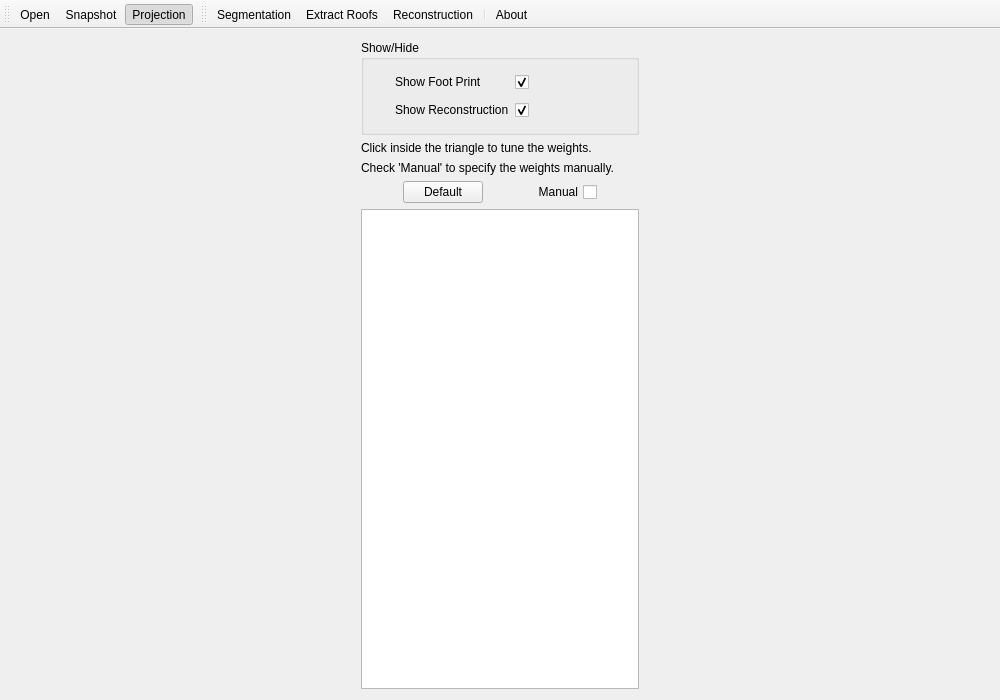
<?xml version="1.0" encoding="UTF-8"?>
<ui version="4.0">
 <class>FootPrintClass</class>
 <widget class="QMainWindow" name="FootPrintClass">
  <property name="geometry">
   <rect>
    <x>0</x>
    <y>0</y>
    <width>1000</width>
    <height>700</height>
   </rect>
  </property>
  <property name="sizePolicy">
   <sizepolicy hsizetype="Expanding" vsizetype="Expanding">
    <horstretch>0</horstretch>
    <verstretch>0</verstretch>
   </sizepolicy>
  </property>
  <property name="minimumSize">
   <size>
    <width>1000</width>
    <height>700</height>
   </size>
  </property>
  <property name="mouseTracking">
   <bool>true</bool>
  </property>
  <property name="focusPolicy">
   <enum>Qt::StrongFocus</enum>
  </property>
  <property name="windowTitle">
   <string>PolyFit</string>
  </property>
  <property name="iconSize">
   <size>
    <width>28</width>
    <height>28</height>
   </size>
  </property>
  <widget class="QWidget" name="centralWidget">
   <layout class="QHBoxLayout" name="horizontalLayout">
    <property name="leftMargin">
     <number>0</number>
    </property>
    <property name="topMargin">
     <number>0</number>
    </property>
    <property name="rightMargin">
     <number>0</number>
    </property>
    <property name="bottomMargin">
     <number>0</number>
    </property>
    <item>
     <widget class="QScrollArea" name="scrollArea">
      <property name="maximumSize">
       <size>
        <width>300</width>
        <height>16777215</height>
       </size>
      </property>
      <property name="frameShape">
       <enum>QFrame::NoFrame</enum>
      </property>
      <property name="widgetResizable">
       <bool>true</bool>
      </property>
      <widget class="QWidget" name="scrollAreaWidgetContents">
       <property name="geometry">
        <rect>
         <x>0</x>
         <y>0</y>
         <width>302</width>
         <height>629</height>
        </rect>
       </property>
       <layout class="QVBoxLayout" name="verticalLayout">
        <item>
         <widget class="QGroupBox" name="groupBox">
          <property name="title">
           <string>Show/Hide</string>
          </property>
          <layout class="QGridLayout" name="gridLayout">
           <item row="0" column="0">
            <spacer name="horizontalSpacer_8">
             <property name="orientation">
              <enum>Qt::Horizontal</enum>
             </property>
             <property name="sizeType">
              <enum>QSizePolicy::Fixed</enum>
             </property>
             <property name="sizeHint" stdset="0">
              <size>
               <width>20</width>
               <height>20</height>
              </size>
             </property>
            </spacer>
           </item>
           <item row="0" column="1">
            <widget class="QLabel" name="labelFootPrint">
             <property name="sizePolicy">
              <sizepolicy hsizetype="Preferred" vsizetype="Preferred">
               <horstretch>0</horstretch>
               <verstretch>0</verstretch>
              </sizepolicy>
             </property>
             <property name="minimumSize">
              <size>
               <width>75</width>
               <height>22</height>
              </size>
             </property>
             <property name="text">
              <string>Show Foot Print</string>
             </property>
            </widget>
           </item>
           <item row="0" column="3">
            <spacer name="horizontalSpacer_2">
             <property name="orientation">
              <enum>Qt::Horizontal</enum>
             </property>
             <property name="sizeType">
              <enum>QSizePolicy::Expanding</enum>
             </property>
             <property name="sizeHint" stdset="0">
              <size>
               <width>81</width>
               <height>20</height>
              </size>
             </property>
            </spacer>
           </item>
           <item row="1" column="2">
            <widget class="QCheckBox" name="checkBoxShowReconstruction">
             <property name="sizePolicy">
              <sizepolicy hsizetype="Fixed" vsizetype="Preferred">
               <horstretch>0</horstretch>
               <verstretch>0</verstretch>
              </sizepolicy>
             </property>
             <property name="minimumSize">
              <size>
               <width>0</width>
               <height>22</height>
              </size>
             </property>
             <property name="text">
              <string/>
             </property>
             <property name="checked">
              <bool>true</bool>
             </property>
            </widget>
           </item>
           <item row="1" column="1">
            <widget class="QLabel" name="labelReconstruction">
             <property name="sizePolicy">
              <sizepolicy hsizetype="Preferred" vsizetype="Preferred">
               <horstretch>0</horstretch>
               <verstretch>0</verstretch>
              </sizepolicy>
             </property>
             <property name="minimumSize">
              <size>
               <width>75</width>
               <height>22</height>
              </size>
             </property>
             <property name="text">
              <string>Show Reconstruction</string>
             </property>
            </widget>
           </item>
           <item row="1" column="0">
            <spacer name="horizontalSpacer_9">
             <property name="orientation">
              <enum>Qt::Horizontal</enum>
             </property>
             <property name="sizeType">
              <enum>QSizePolicy::Fixed</enum>
             </property>
             <property name="sizeHint" stdset="0">
              <size>
               <width>20</width>
               <height>20</height>
              </size>
             </property>
            </spacer>
           </item>
           <item row="1" column="3">
            <spacer name="horizontalSpacer_3">
             <property name="orientation">
              <enum>Qt::Horizontal</enum>
             </property>
             <property name="sizeType">
              <enum>QSizePolicy::Expanding</enum>
             </property>
             <property name="sizeHint" stdset="0">
              <size>
               <width>81</width>
               <height>20</height>
              </size>
             </property>
            </spacer>
           </item>
           <item row="0" column="2">
            <widget class="QCheckBox" name="checkBoxShowFootPrint">
             <property name="sizePolicy">
              <sizepolicy hsizetype="Fixed" vsizetype="Preferred">
               <horstretch>0</horstretch>
               <verstretch>0</verstretch>
              </sizepolicy>
             </property>
             <property name="minimumSize">
              <size>
               <width>0</width>
               <height>22</height>
              </size>
             </property>
             <property name="text">
              <string/>
             </property>
             <property name="checked">
              <bool>true</bool>
             </property>
            </widget>
           </item>
          </layout>
         </widget>
        </item>
        <item>
         <layout class="QVBoxLayout" name="verticalLayout_4">
          <property name="leftMargin">
           <number>0</number>
          </property>
          <property name="rightMargin">
           <number>0</number>
          </property>
          <item>
           <widget class="QLabel" name="label">
            <property name="text">
             <string>Click inside the triangle to tune the weights. </string>
            </property>
           </widget>
          </item>
          <item>
           <widget class="QLabel" name="label_2">
            <property name="text">
             <string>Check 'Manual' to specify the weights manually.</string>
            </property>
           </widget>
          </item>
          <item>
           <layout class="QHBoxLayout" name="horizontalLayout_3">
            <item>
             <spacer name="horizontalSpacer_6">
              <property name="orientation">
               <enum>Qt::Horizontal</enum>
              </property>
              <property name="sizeHint" stdset="0">
               <size>
                <width>10</width>
                <height>20</height>
               </size>
              </property>
             </spacer>
            </item>
            <item>
             <widget class="QPushButton" name="pushButtonDefaultWeight">
              <property name="text">
               <string>Default</string>
              </property>
             </widget>
            </item>
            <item>
             <spacer name="horizontalSpacer_7">
              <property name="orientation">
               <enum>Qt::Horizontal</enum>
              </property>
              <property name="sizeHint" stdset="0">
               <size>
                <width>40</width>
                <height>20</height>
               </size>
              </property>
             </spacer>
            </item>
            <item>
             <widget class="QCheckBox" name="checkBoxManualInputWeights">
              <property name="layoutDirection">
               <enum>Qt::RightToLeft</enum>
              </property>
              <property name="text">
               <string>Manual</string>
              </property>
             </widget>
            </item>
            <item>
             <spacer name="horizontalSpacer_5">
              <property name="orientation">
               <enum>Qt::Horizontal</enum>
              </property>
              <property name="sizeHint" stdset="0">
               <size>
                <width>10</width>
                <height>20</height>
               </size>
              </property>
             </spacer>
            </item>
           </layout>
          </item>
          <item>
           <layout class="QHBoxLayout" name="verticalLayoutWeights">
            <item>
             <layout class="QVBoxLayout" name="verticalLayout_3"/>
            </item>
           </layout>
          </item>
         </layout>
        </item>
        <item>
         <layout class="QVBoxLayout" name="layoutRenderer"/>
        </item>
        <item>
         <widget class="QPlainTextEdit" name="plainTextEditOutput">
          <property name="sizePolicy">
           <sizepolicy hsizetype="Expanding" vsizetype="Expanding">
            <horstretch>0</horstretch>
            <verstretch>0</verstretch>
           </sizepolicy>
          </property>
          <property name="minimumSize">
           <size>
            <width>0</width>
            <height>0</height>
           </size>
          </property>
          <property name="readOnly">
           <bool>true</bool>
          </property>
         </widget>
        </item>
       </layout>
      </widget>
     </widget>
    </item>
    <item>
     <layout class="QHBoxLayout" name="layoutCanvas"/>
    </item>
   </layout>
  </widget>
  <widget class="QToolBar" name="toolBarFile">
   <property name="windowTitle">
    <string>File</string>
   </property>
   <property name="iconSize">
    <size>
     <width>28</width>
     <height>28</height>
    </size>
   </property>
   <property name="toolButtonStyle">
    <enum>Qt::ToolButtonTextUnderIcon</enum>
   </property>
   <attribute name="toolBarArea">
    <enum>TopToolBarArea</enum>
   </attribute>
   <attribute name="toolBarBreak">
    <bool>false</bool>
   </attribute>
   <addaction name="actionOpen"/>
   <addaction name="actionSnapshot"/>
   <addaction name="actionProjectionMode"/>
  </widget>
  <widget class="QToolBar" name="toolBar">
   <property name="windowTitle">
    <string>toolBar</string>
   </property>
   <property name="toolButtonStyle">
    <enum>Qt::ToolButtonTextUnderIcon</enum>
   </property>
   <attribute name="toolBarArea">
    <enum>TopToolBarArea</enum>
   </attribute>
   <attribute name="toolBarBreak">
    <bool>false</bool>
   </attribute>
   <addaction name="actionSegmentation"/>
   <addaction name="actionExtractRoofs"/>
   <addaction name="actionReconstruction"/>
   <addaction name="separator"/>
   <addaction name="actionAbout"/>
  </widget>
  <action name="actionAbout">
   <property name="icon">
    <iconset resource="Resources/FootPrint.qrc">
     <normaloff>:/Resources/about.png</normaloff>:/Resources/about.png</iconset>
   </property>
   <property name="text">
    <string>About FootPrint</string>
   </property>
   <property name="iconText">
    <string>About</string>
   </property>
   <property name="toolTip">
    <string>About FootPrint</string>
   </property>
  </action>
  <action name="actionSnapshot">
   <property name="icon">
    <iconset resource="Resources/FootPrint.qrc">
     <normaloff>:/Resources/snap_shot.png</normaloff>:/Resources/snap_shot.png</iconset>
   </property>
   <property name="text">
    <string>Snapshot</string>
   </property>
   <property name="iconText">
    <string>Snapshot</string>
   </property>
  </action>
  <action name="actionOpen">
   <property name="icon">
    <iconset resource="Resources/FootPrint.qrc">
     <normaloff>:/Resources/fileopen.png</normaloff>:/Resources/fileopen.png</iconset>
   </property>
   <property name="text">
    <string>Open</string>
   </property>
   <property name="iconText">
    <string>Open</string>
   </property>
   <property name="shortcut">
    <string>Ctrl+O</string>
   </property>
  </action>
  <action name="actionSegmentation">
   <property name="icon">
    <iconset resource="Resources/FootPrint.qrc">
     <normaloff>:/Resources/step1.png</normaloff>:/Resources/step1.png</iconset>
   </property>
   <property name="text">
    <string>Segmentation</string>
   </property>
  </action>
  <action name="actionExtractRoofs">
   <property name="icon">
    <iconset resource="Resources/FootPrint.qrc">
     <normaloff>:/Resources/step2.png</normaloff>:/Resources/step2.png</iconset>
   </property>
   <property name="text">
    <string>Extract Roofs</string>
   </property>
  </action>
  <action name="actionReconstruction">
   <property name="icon">
    <iconset resource="Resources/FootPrint.qrc">
     <normaloff>:/Resources/step3.png</normaloff>:/Resources/step3.png</iconset>
   </property>
   <property name="text">
    <string>Reconstruction</string>
   </property>
   <property name="shortcutVisibleInContextMenu">
    <bool>true</bool>
   </property>
  </action>
  <action name="actionProjectionMode">
   <property name="checkable">
    <bool>true</bool>
   </property>
   <property name="checked">
    <bool>true</bool>
   </property>
   <property name="icon">
    <iconset resource="Resources/FootPrint.qrc">
     <normaloff>:/Resources/perspective.png</normaloff>:/Resources/perspective.png</iconset>
   </property>
   <property name="text">
    <string>Perspective/Orthographic</string>
   </property>
   <property name="iconText">
    <string>Projection</string>
   </property>
   <property name="toolTip">
    <string>Switch between perspective and orthographic projection</string>
   </property>
  </action>
 </widget>
 <layoutdefault spacing="6" margin="11"/>
 <tabstops>
  <tabstop>scrollArea</tabstop>
  <tabstop>checkBoxShowFootPrint</tabstop>
  <tabstop>checkBoxShowReconstruction</tabstop>
  <tabstop>plainTextEditOutput</tabstop>
 </tabstops>
 <resources>
  <include location="Resources/FootPrint.qrc"/>
 </resources>
 <connections/>
</ui>
